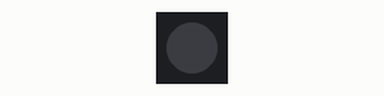
A sketch run on a simulated ESP32. Shown: 1 RGB LEDs in strip order, left to right.

Above: at 0.15 s.
At 11.3 s:
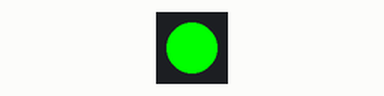
At 24.5 s:
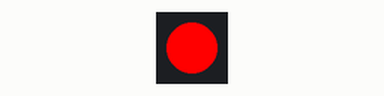
At 36.8 s:
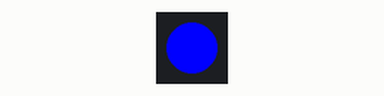
Timing chart, 0 to 40.0 s (numbered marks = the images above):
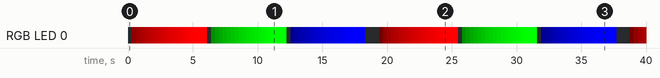

The sketch:

esp32RGB.ino
```cpp
#include <stdbool.h>
#define RGB_PIN 48  // Change this to the correct GPIO for your board
#include <Adafruit_NeoPixel.h>

#define NUMPIXELS 1  // Number of LEDs in the onboard RGB
Adafruit_NeoPixel pixels(NUMPIXELS, RGB_PIN, NEO_GRB + NEO_KHZ800);

int red = 0;
int green = 0;
int blue = 0;

void setup() {
  pixels.begin(); // Initialize NeoPixel library
}

void loop() {
  for(int i = 0;i< 255;i++){
  pixels.setPixelColor(0, pixels.Color(i, 0, 0)); // Red
  pixels.show();
  delay(20);
  }
  delay(1000);
 for(int i = 0;i< 255;i++){
  pixels.setPixelColor(0, pixels.Color(0, i, 0)); // Green
  pixels.show();
  delay(20);
 }
  delay(1000);

 for(int i = 0;i< 255;i++){
  pixels.setPixelColor(0, pixels.Color(0, 0, i)); // Blue
  pixels.show();
  delay(20);
 }
  delay(1000);

  pixels.setPixelColor(0, pixels.Color(0, 0, 0)); // Off
  pixels.show();
  delay(1000);
}
```

Measured:
- by itself, RGB LED 0: off → RGB(15, 0, 0) at 0.30 s, → RGB(30, 0, 0) 0.30 s later, → RGB(45, 0, 0) 0.30 s later, → RGB(60, 0, 0) 0.30 s later, … (114 changes in this stretch)
